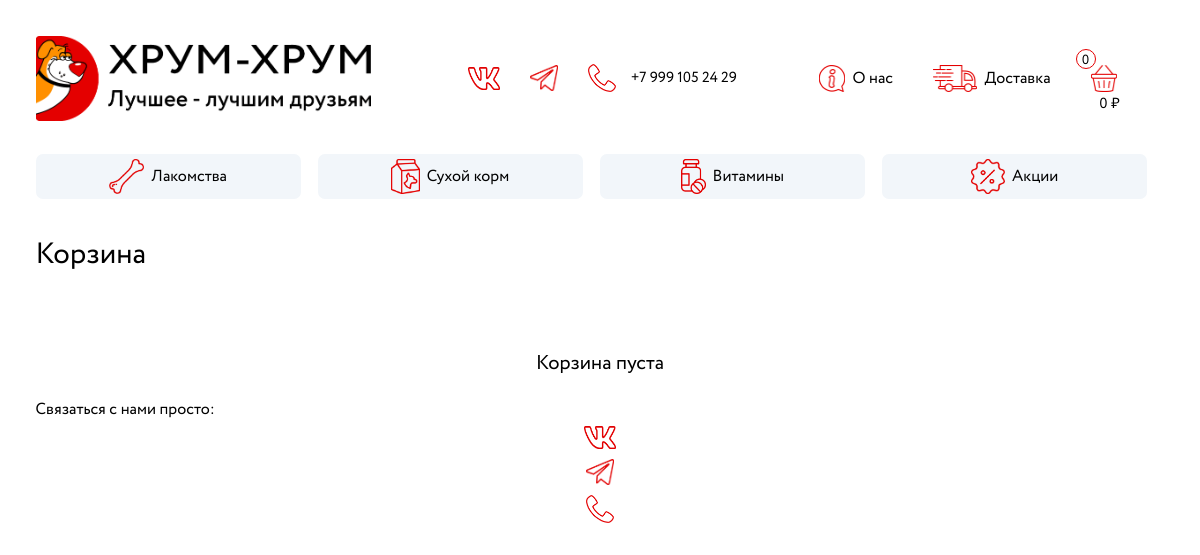
Page /cart/ on the committed database.
### catalog/models.py (models this page shows, shortened)
class Category(models.Model):
    name = models.CharField(max_length=25, verbose_name='Наименование')
    slug = models.SlugField(max_length=25, unique=True, db_index=True, verbose_name='URL')
    def get_absolute_url(self):
        return reverse('category', kwargs={'slug': self.slug})
    class Meta:
        verbose_name = 'Категоря'
        verbose_name_plural = 'Категории'
        ordering = ('id',)
        index_together = (('id', 'slug'),)

### cart/views.py (the view)
# urls.py: path('', CartList.as_view(), name='cart'),
class CartList(DataMixin, ListView):
    model = Product
    template_name = 'cart/cart.html'
    context_object_name = 'cart_products'
    def get_queryset(self):
        return Product.objects.filter(pk__in=list(self.get_cart_session().keys()))
    def get_context_data(self, *, objects_list=None, **kwargs):
        context = super().get_context_data(**kwargs)
        context['name'] = 'Корзина'
        context['cart_session'] = self.get_cart_session()
        c_def = self.get_user_context()
        return dict(list(context.items()) + list(c_def.items()))

### catalog/utils.py (called while the page is built)
    def get_cart_session(self):
        return {int(k[5:]): int(v) for k, v in self.request.session.items() if 'cart' in k}

    def get_cart_price(self):
        cart_id = []
        cart_price = []
        for k, v in self.get_cart_session().items():
                cart_id.append(str(k))
                cart_price.append(str(v * Product.objects.get(pk=k).price))
        return {'cart_id': ' '.join(cart_id),
                'cart_price': ' '.join(cart_price),
                'cart_total_price': sum([float(i) for i in cart_price]),
                }

    def get_user_context(self, **kwargs):
        cart_price = self.get_cart_price()
        context = kwargs
        context['toolbar'] = toolbar
        context['cats'] = Category.objects.all()
        context['cart_id'] = cart_price['cart_id']
        context['cart_price'] = cart_price['cart_price']
        context['cart_total_price'] = cart_price['cart_total_price']
        return context

### cart/templates/cart/cart.html (shortened to what this page needs)
{% extends 'catalog/base.html' %}
{% block content %}
<h1> {{name}} </h1>
	<div class="form_cart">
	</div>
	<p class="cart_empty">Корзина пуста</p>
{% endblock %}

### catalog/templates/catalog/base.html (shortened to what this page needs)
{% load static %}
<!DOCTYPE html>
<html>
<head>
	<link rel="stylesheet" href="{% static 'catalog/css/styles_desktop.css' %}">
	<link rel="stylesheet" href="{% static 'catalog/css/styles_mobile.css' %}">
	<link rel="stylesheet" href="{% static 'catalog/css/btn.css' %}">
</head>
<body>
{% block apptoolbar %}
<div class = "container menu">
	<div class="container top-container">
		<div>
		<a class="logo" href="{{ cats.0.get_absolute_url }}"> <img class="logo_img" src="{% static 'catalog/images/logo.png' %}" alt=""> </a>
		</div>
		<div class="toolbar_contact">
			<a class="social" href="#">
				<img class="logo_vk" src="{% static 'catalog/images/vk.png' %}" alt="">
			</a>
			<a class="social" href="#">
				<img class="logo_telegram" src="{% static 'catalog/images/telegram.png' %}" alt="">
			</a>
			<a class="phone" href="tel:+79991052429">
				<img class="logo_phone" src="{% static 'catalog/images/phone.png' %}" alt="">
			<span class="text_phone">+7 999 105 24 29</span>
		</a>
		</div>
		<div class="toolbar_main">
	    {% for i in toolbar %}
	    	{% if i.url_name == 'cart' %}
			<a class="toolbar" id="{{ i.url_name }}" href="{% url i.url_name %}">
				<img class="logo_{{ i.url_name }}" src="{% static i.src %}" alt="">
				<span class="total_quantity"> </span>
				<span class="total_price"> {{ cart_total_price }} ₽ </span>
			</a>
			{% else %}
			<a class="toolbar" id="{{ i.url_name }}" href="{% url i.url_name %}">
				<img class="logo_{{ i.url_name }}" src="{% static i.src %}" alt="">
				<span class="text_{{ i.url_name }}">{{i.name}}</span>
			</a>
			{% endif %}
	    {% endfor %}
	</div>
	</div>
{% endblock apptoolbar %}
<div class="cats_bar">
	{% for i in cats %}
	<a class="cat_bar" href="{{ i.get_absolute_url }}">
		<img class="logo_{{ i.slug }}" src='{% static "catalog/images/" %}{{ i.slug }}.png' alt="">
		<span class="text_{{ i.slug }}">{{i.name}}</span>
	</a>
	{% endfor %}
</div>
</div>
{% block content %}
{% endblock %}
<div class="contact_mobile">
	<span class="contact_text_mobile">Связаться с нами просто:</span>
	<div class="toolbar_contact_mobile">
		<a class="social" href="#">
			<img class="logo_vk" src="{% static 'catalog/images/vk.png' %}" alt="">
		</a>
		<a class="social" href="#">
			<img class="logo_telegram" src="{% static 'catalog/images/telegram.png' %}" alt="">
		</a>
		<a class="phone" href="tel:+79991052429">
			<img class="logo_phone" src="{% static 'catalog/images/phone.png' %}" alt="">
		</a>
	</div>
</div>
</body>
</html>

### catalog/static/catalog/css/styles_desktop.css (style rules this page uses)
html, body { font-family: Circe; height: 100%; max-height: 100%; margin: 1% 1% 1% 1%; }
body { background-color: white; }
@media (min-width: 600px) { a, h1 { color: #000000; text-decoration: none; font-weight: 350; font-size: 12pt; } }
@media (min-width: 600px) { h1 { font-size: 22pt; margin-top: 3%; } }
@media (min-width: 600px) { .top-container { display: flex; justify-content: space-between; align-items: center; font-weight: 350; } }
@media (min-width: 600px) { .logo { display: flex; } }
@media (min-width: 600px) { .toolbar_main { display: flex; } }
@media (min-width: 600px) { .toolbar { padding: 0 40px 0 0; } }
@media (min-width: 600px) { .toolbar_contact, .social, .phone, .toolbar { width: auto; display: flex; align-items: center; justify-content: center; } }
@media (min-width: 600px) { .logo_img { height: 85px; } }
@media (min-width: 600px) { .logo_phone, .logo_cart, .logo_transport, .logo_about { height: 27px; } }
@media (min-width: 600px) { .logo_vk, .logo_telegram, .logo_phone { padding: 5px 15px 5px 15px; } }
@media (min-width: 600px) { .logo_vk { height: 23px; } }
@media (min-width: 600px) { .logo_telegram { height: 26px; } }
@media (min-width: 600px) { .logo_phone { height: 28px; } }
@media (min-width: 600px) { .text_cart, .text_transport, .text_about { padding-left: 7px; } }
@media (min-width: 600px) { .text_phone { font-size: 11pt; } }
@media (min-width: 600px) { .total_quantity, .total_price { display: block; position: absolute; } }
@media (min-width: 600px) { .total_quantity { display: flex; justify-content: center; margin-bottom: 38px; margin-left: -44px; font-size: 10pt; border-radius: 50%; border: 1.5px solid #E40001; width: 18px; height: 18px; } }
@media (min-width: 600px) { .total_price { margin-bottom: -51px; margin-left: 4px; font-size: 11pt; width: 70px; text-align: center; } }
@media (min-width: 600px) { .cats_bar { display: flex; justify-content: space-between; align-items: center; margin-top: 3%; } }
@media (min-width: 600px) { .cat_bar { font-weight: 350; display: flex; justify-content: center; align-items: center; width: 25%; margin: 0px 17px 0px 0px; padding: 5px 0px 5px 0px; background-color: #F2F6FA; border-radius: 7px; } }
@media (min-width: 600px) { .logo_lakomstva, .logo_suhoj-korm, .logo_akcii, .logo_vitaminy { height: 35px; padding-right: 7px; } }
@media (min-width: 600px) { .form_cart { width: 660px; display: flex; flex-direction: column; align-items: flex-end; margin-top: 2%; } }
@media (min-width: 600px) { .cart_empty { font-size: 15pt; display: none; justify-content: center; } }

### catalog/static/catalog/css/styles_mobile.css (style rules this page uses)
html, body { font-family: Circe; }
body { background-color: white; margin: 2% 2% 2% 2%; }

### catalog/static/catalog/css/btn.css (style rules this page uses)
.quantity_inner .bt_minus, .quantity_inner .bt_plus, .quantity_inner .bt_buy_product, .quantity_inner .input_quantity, { height: 30px; width: 40px; padding: 0; border: 0; background: #FFF; cursor: pointer; outline: 0; border-radius: 26px; }

### rows in the picture
Category: slug (picture), name "Лакомства"
Category: slug (picture), name "Сухой корм"
Category: slug (picture), name "Витамины"
Category: slug (picture), name "Акции"

### other values in the picture
{{ i.name }} "О нас" "Доставка"
{{ cart_total_price }} "0"
{{ name }} "Корзина"
